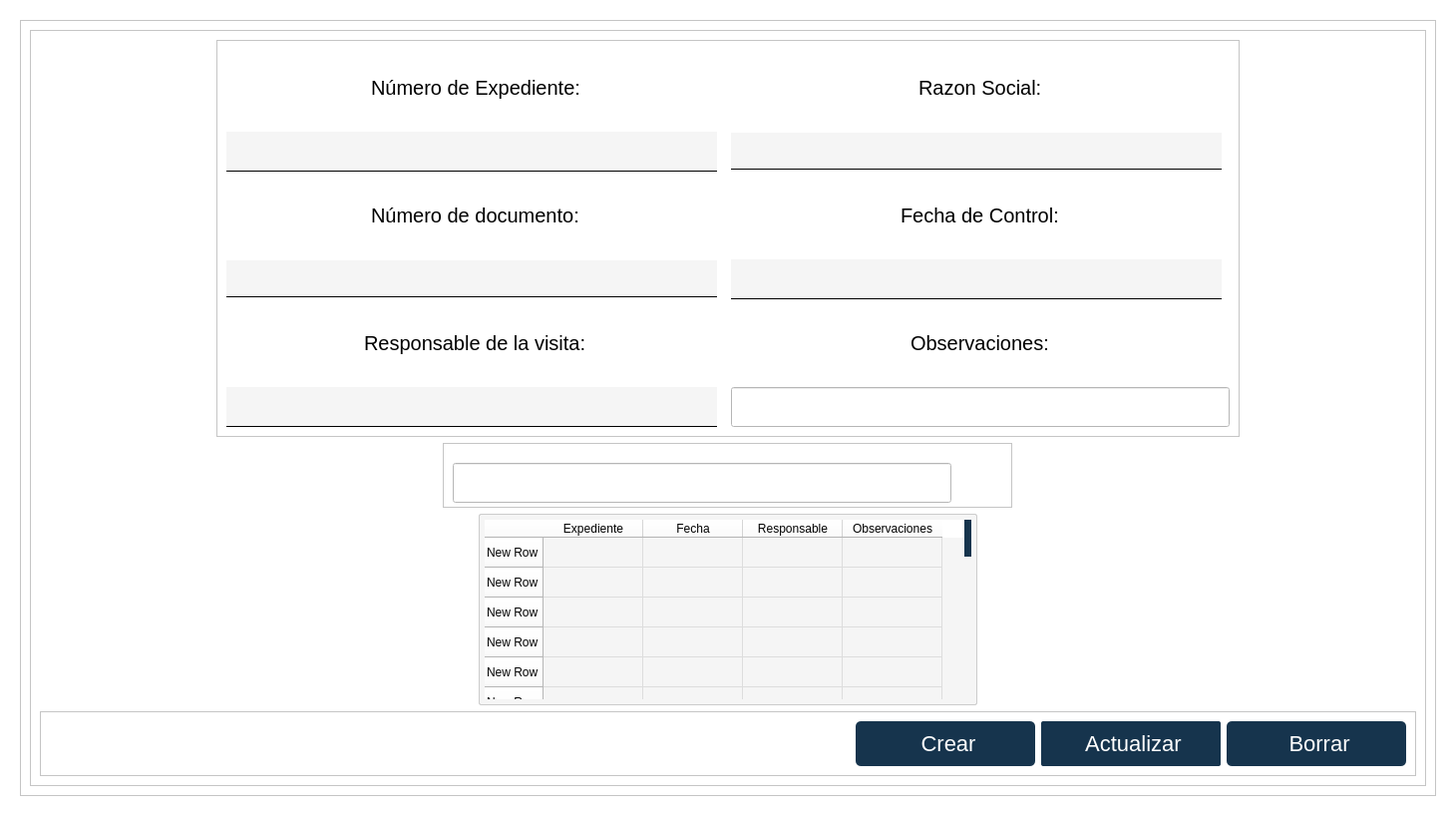
<?xml version="1.0" encoding="UTF-8"?>
<ui version="4.0">
 <class>Form</class>
 <widget class="QWidget" name="Form">
  <property name="geometry">
   <rect>
    <x>0</x>
    <y>0</y>
    <width>1460</width>
    <height>818</height>
   </rect>
  </property>
  <property name="sizePolicy">
   <sizepolicy hsizetype="Fixed" vsizetype="Fixed">
    <horstretch>0</horstretch>
    <verstretch>0</verstretch>
   </sizepolicy>
  </property>
  <property name="minimumSize">
   <size>
    <width>300</width>
    <height>600</height>
   </size>
  </property>
  <property name="windowTitle">
   <string>Navbar</string>
  </property>
  <property name="styleSheet">
   <string notr="true">background-color: rgb(238, 238, 238);
background-color: rgb(255, 255, 255);</string>
  </property>
  <layout class="QHBoxLayout" name="horizontalLayout">
   <item>
    <widget class="QWidget" name="widget" native="true">
     <layout class="QHBoxLayout" name="horizontalLayout_5">
      <item>
       <widget class="QStackedWidget" name="stackedWidget_2">
        <property name="styleSheet">
         <string notr="true">background-color: rgb(255, 255, 255);</string>
        </property>
        <property name="frameShape">
         <enum>QFrame::StyledPanel</enum>
        </property>
        <property name="frameShadow">
         <enum>QFrame::Raised</enum>
        </property>
        <widget class="QWidget" name="stackedWidget_2Page1">
         <layout class="QVBoxLayout" name="verticalLayout">
          <item>
           <widget class="QFrame" name="frame_5">
            <property name="minimumSize">
             <size>
              <width>500</width>
              <height>0</height>
             </size>
            </property>
            <property name="styleSheet">
             <string notr="true"/>
            </property>
            <property name="frameShape">
             <enum>QFrame::StyledPanel</enum>
            </property>
            <property name="frameShadow">
             <enum>QFrame::Raised</enum>
            </property>
            <layout class="QGridLayout" name="gridLayout_3">
             <item row="3" column="0">
              <widget class="QFrame" name="frame_4">
               <property name="sizePolicy">
                <sizepolicy hsizetype="Preferred" vsizetype="Fixed">
                 <horstretch>0</horstretch>
                 <verstretch>0</verstretch>
                </sizepolicy>
               </property>
               <property name="minimumSize">
                <size>
                 <width>0</width>
                 <height>65</height>
                </size>
               </property>
               <property name="frameShape">
                <enum>QFrame::StyledPanel</enum>
               </property>
               <property name="frameShadow">
                <enum>QFrame::Raised</enum>
               </property>
               <layout class="QHBoxLayout" name="horizontalLayout_4">
                <item>
                 <spacer name="horizontalSpacer">
                  <property name="orientation">
                   <enum>Qt::Horizontal</enum>
                  </property>
                  <property name="sizeType">
                   <enum>QSizePolicy::Fixed</enum>
                  </property>
                  <property name="sizeHint" stdset="0">
                   <size>
                    <width>1300</width>
                    <height>20</height>
                   </size>
                  </property>
                 </spacer>
                </item>
                <item alignment="Qt::AlignRight">
                 <widget class="QPushButton" name="BtnCrear">
                  <property name="sizePolicy">
                   <sizepolicy hsizetype="Fixed" vsizetype="Fixed">
                    <horstretch>0</horstretch>
                    <verstretch>0</verstretch>
                   </sizepolicy>
                  </property>
                  <property name="minimumSize">
                   <size>
                    <width>180</width>
                    <height>45</height>
                   </size>
                  </property>
                  <property name="cursor">
                   <cursorShape>PointingHandCursor</cursorShape>
                  </property>
                  <property name="styleSheet">
                   <string notr="true">QPushButton {
    background-color: #16344D; /* Color de fondo */
    border-radius: 5px; /* Bordes redondeados */
    color: white; /* Color del texto */
    padding: 5px 10px; /* Espaciado interno */
    border: none; /* Elimina el borde predeterminado */
    font-size: 22px; /* Tamaño de fuente */
    text-align: center; /* Alinea el texto a la izquierda */
}

QPushButton:hover {
    background-color: #4C6D8C; /* Color de fondo al pasar el mouse */
    box-shadow: 0 0 10px rgba(0, 0, 0, 0.5); /* Sombra al pasar el mouse */
    transform: scale(1.02); /* Ligero aumento al pasar el mouse */
    transition: all 0.3s ease-in-out; /* Transición suave */
}

QPushButton::icon {
    padding-right: 5px; /* Espaciado entre el icono y el texto */
}
</string>
                  </property>
                  <property name="text">
                   <string> Crear</string>
                  </property>
                  <property name="icon">
                   <iconset>
                    <normaloff>../../assets/iconos/anadir.png</normaloff>../../assets/iconos/anadir.png</iconset>
                  </property>
                  <property name="iconSize">
                   <size>
                    <width>24</width>
                    <height>24</height>
                   </size>
                  </property>
                 </widget>
                </item>
                <item alignment="Qt::AlignRight">
                 <widget class="QPushButton" name="BtnActualizar">
                  <property name="sizePolicy">
                   <sizepolicy hsizetype="Fixed" vsizetype="Fixed">
                    <horstretch>0</horstretch>
                    <verstretch>0</verstretch>
                   </sizepolicy>
                  </property>
                  <property name="minimumSize">
                   <size>
                    <width>180</width>
                    <height>45</height>
                   </size>
                  </property>
                  <property name="cursor">
                   <cursorShape>PointingHandCursor</cursorShape>
                  </property>
                  <property name="styleSheet">
                   <string notr="true">QPushButton {
    background-color: #16344D; /* Color de fondo */
    border-radius: 2px; /* Bordes redondeados */
    color: white; /* Color del texto */
    padding: 5px 10px; /* Espaciado interno */
    border: none; /* Elimina el borde predeterminado */
    font-size: 22px; /* Tamaño de fuente */
    text-align: Center; /* Alinea el texto a la izquierda */
}

QPushButton:hover {
    background-color: #525C5E; /* Color de fondo al pasar el mouse */
    box-shadow: 0 0 10px rgba(0, 0, 0, 0.5); /* Sombra al pasar el mouse */
    transform: scale(1.02); /* Ligero aumento al pasar el mouse */
    transition: all 0.3s ease-in-out; /* Transición suave */
}

QPushButton::icon {
    padding-right: 5px; /* Espaciado entre el icono y el texto */
}
</string>
                  </property>
                  <property name="text">
                   <string> Actualizar</string>
                  </property>
                  <property name="icon">
                   <iconset>
                    <normaloff>../../assets/iconos/actualizar-flecha.png</normaloff>../../assets/iconos/actualizar-flecha.png</iconset>
                  </property>
                  <property name="iconSize">
                   <size>
                    <width>24</width>
                    <height>24</height>
                   </size>
                  </property>
                 </widget>
                </item>
                <item alignment="Qt::AlignRight">
                 <widget class="QPushButton" name="BtnBorrar">
                  <property name="sizePolicy">
                   <sizepolicy hsizetype="Fixed" vsizetype="Fixed">
                    <horstretch>0</horstretch>
                    <verstretch>0</verstretch>
                   </sizepolicy>
                  </property>
                  <property name="minimumSize">
                   <size>
                    <width>180</width>
                    <height>45</height>
                   </size>
                  </property>
                  <property name="cursor">
                   <cursorShape>PointingHandCursor</cursorShape>
                  </property>
                  <property name="styleSheet">
                   <string notr="true">QPushButton {
    background-color: #16344D; /* Color de fondo */
    border-radius: 5px; /* Bordes redondeados */
    color: white; /* Color del texto */
    padding: 5px 10px; /* Espaciado interno */
    border: none; /* Elimina el borde predeterminado */
    font-size: 22px; /* Tamaño de fuente */
    text-align: center; /* Alinea el texto a la izquierda */
}

QPushButton:hover {
    background-color: #D32F2F  ; /* Color de fondo al pasar el mouse */
    box-shadow: 0 0 10px rgba(0, 0, 0, 0.5); /* Sombra al pasar el mouse */
    transform: scale(1.02); /* Ligero aumento al pasar el mouse */
    transition: all 0.3s ease-in-out; /* Transición suave */
}

QPushButton::icon {
    padding-right: 5px; /* Espaciado entre el icono y el texto */
}
</string>
                  </property>
                  <property name="text">
                   <string> Borrar</string>
                  </property>
                  <property name="icon">
                   <iconset>
                    <normaloff>../../assets/iconos/borrar.png</normaloff>../../assets/iconos/borrar.png</iconset>
                  </property>
                  <property name="iconSize">
                   <size>
                    <width>28</width>
                    <height>28</height>
                   </size>
                  </property>
                 </widget>
                </item>
               </layout>
              </widget>
             </item>
             <item row="1" column="0" alignment="Qt::AlignHCenter">
              <widget class="QFrame" name="frame_3">
               <property name="sizePolicy">
                <sizepolicy hsizetype="Preferred" vsizetype="Fixed">
                 <horstretch>0</horstretch>
                 <verstretch>0</verstretch>
                </sizepolicy>
               </property>
               <property name="minimumSize">
                <size>
                 <width>250</width>
                 <height>50</height>
                </size>
               </property>
               <property name="styleSheet">
                <string notr="true">background-color: rgb(255, 255, 255);</string>
               </property>
               <property name="frameShape">
                <enum>QFrame::StyledPanel</enum>
               </property>
               <property name="frameShadow">
                <enum>QFrame::Raised</enum>
               </property>
               <layout class="QHBoxLayout" name="horizontalLayout_2">
                <item>
                 <widget class="QLineEdit" name="Linebuscador">
                  <property name="sizePolicy">
                   <sizepolicy hsizetype="Fixed" vsizetype="Fixed">
                    <horstretch>0</horstretch>
                    <verstretch>0</verstretch>
                   </sizepolicy>
                  </property>
                  <property name="minimumSize">
                   <size>
                    <width>500</width>
                    <height>40</height>
                   </size>
                  </property>
                  <property name="maximumSize">
                   <size>
                    <width>300</width>
                    <height>25</height>
                   </size>
                  </property>
                  <property name="styleSheet">
                   <string notr="true">QLineEdit {

    background-color: #f5f5f5; /* Gris más claro cuando se escribe */
    border: none; /* Sin bordes generales */
    border-bottom: 1px solid #000000; /* Solo borde inferior inicial */
    border-radius: 4px; /* Sin bordes redondeados */
    padding: 5px; /* Espaciado interno */
    font: 18px;
QLineEdit {

    background-color: #f5f5f5; /* Gris más claro cuando se escribe */
    border: none; /* Sin bordes generales */
    border-bottom: 1px solid #000000; /* Solo borde inferior inicial */
    border-radius: 0px; /* Sin bordes redondeados */
    padding: 5px; /* Espaciado interno */
    font: 10px;

	margin-right: 8px; /* Margen a la derecha de 10px */
}

/* Al pasar el mouse, se agregan los bordes izquierdo y derecho */
QLineEdit:hover {
    border-bottom: 2px solid #16344D; /* Mantiene el borde inferior */
}

/* Al hacer clic (foco), se mantiene igual que el hover */
QLineEdit:focus {
    border-bottom: 2px solid #16344D;
    background-color: #e0e0e0; /* Gris más claro cuando se escribe */
    box-shadow: 0 0 5px rgba(0, 0, 0, 0.3); /* Sombra opcional al activar */
}

}

/* Al pasar el mouse, se agregan los bordes izquierdo y derecho */
QLineEdit:hover {
    border-bottom: 2px solid #16344D; /* Mantiene el borde inferior */
}

/* Al hacer clic (foco), se mantiene igual que el hover */
QLineEdit:focus {
    border-bottom: 2px solid #16344D;
    background-color: #e0e0e0; /* Gris más claro cuando se escribe */
    box-shadow: 0 0 5px rgba(0, 0, 0, 0.3); /* Sombra opcional al activar */
}
</string>
                  </property>
                 </widget>
                </item>
                <item>
                 <widget class="QToolButton" name="toolButton_2">
                  <property name="minimumSize">
                   <size>
                    <width>45</width>
                    <height>45</height>
                   </size>
                  </property>
                  <property name="maximumSize">
                   <size>
                    <width>30</width>
                    <height>30</height>
                   </size>
                  </property>
                  <property name="styleSheet">
                   <string notr="true">border:none;</string>
                  </property>
                  <property name="text">
                   <string/>
                  </property>
                  <property name="icon">
                   <iconset>
                    <normaloff>../../assets/iconos/people.png</normaloff>../../assets/iconos/people.png</iconset>
                  </property>
                  <property name="iconSize">
                   <size>
                    <width>32</width>
                    <height>32</height>
                   </size>
                  </property>
                  <property name="toolButtonStyle">
                   <enum>Qt::ToolButtonTextBesideIcon</enum>
                  </property>
                 </widget>
                </item>
               </layout>
              </widget>
             </item>
             <item row="0" column="0" alignment="Qt::AlignHCenter">
              <widget class="QFrame" name="frame_6">
               <property name="styleSheet">
                <string notr="true"/>
               </property>
               <property name="frameShape">
                <enum>QFrame::StyledPanel</enum>
               </property>
               <property name="frameShadow">
                <enum>QFrame::Raised</enum>
               </property>
               <layout class="QGridLayout" name="gridLayout">
                <item row="3" column="0" alignment="Qt::AlignHCenter">
                 <widget class="QLabel" name="label_6">
                  <property name="styleSheet">
                   <string notr="true">border:none;
font:20px;</string>
                  </property>
                  <property name="text">
                   <string>Número de documento:</string>
                  </property>
                 </widget>
                </item>
                <item row="6" column="1">
                 <widget class="QLineEdit" name="LineObservaciones">
                  <property name="sizePolicy">
                   <sizepolicy hsizetype="Preferred" vsizetype="Fixed">
                    <horstretch>0</horstretch>
                    <verstretch>0</verstretch>
                   </sizepolicy>
                  </property>
                  <property name="minimumSize">
                   <size>
                    <width>500</width>
                    <height>40</height>
                   </size>
                  </property>
                  <property name="styleSheet">
                   <string notr="true">QLineEdit {

    background-color: #f5f5f5; /* Gris más claro cuando se escribe */
    border: none; /* Sin bordes generales */
    border-bottom: 1px solid #000000; /* Solo borde inferior inicial */
    border-radius: 0px; /* Sin bordes redondeados */
    padding: 5px; /* Espaciado interno */
    font: 20px;
QLineEdit {

    background-color: #f5f5f5; /* Gris más claro cuando se escribe */
    border: none; /* Sin bordes generales */
    border-bottom: 1px solid #000000; /* Solo borde inferior inicial */
    border-radius: 0px; /* Sin bordes redondeados */
    padding: 5px; /* Espaciado interno */
    font: 10px;

	margin-right: 8px; /* Margen a la derecha de 10px */
}

/* Al pasar el mouse, se agregan los bordes izquierdo y derecho */
QLineEdit:hover {
    border-bottom: 2px solid #16344D; /* Mantiene el borde inferior */
}

/* Al hacer clic (foco), se mantiene igual que el hover */
QLineEdit:focus {
    border-bottom: 2px solid #16344D;
    background-color: #e0e0e0; /* Gris más claro cuando se escribe */
    box-shadow: 0 0 5px rgba(0, 0, 0, 0.3); /* Sombra opcional al activar */
}

}

/* Al pasar el mouse, se agregan los bordes izquierdo y derecho */
QLineEdit:hover {
    border-bottom: 2px solid #16344D; /* Mantiene el borde inferior */
}

/* Al hacer clic (foco), se mantiene igual que el hover */
QLineEdit:focus {
    border-bottom: 2px solid #16344D;
    background-color: #e0e0e0; /* Gris más claro cuando se escribe */
    box-shadow: 0 0 5px rgba(0, 0, 0, 0.3); /* Sombra opcional al activar */
}
</string>
                  </property>
                 </widget>
                </item>
                <item row="0" column="0" alignment="Qt::AlignHCenter">
                 <widget class="QLabel" name="label">
                  <property name="styleSheet">
                   <string notr="true">border:none;
font:20px;</string>
                  </property>
                  <property name="text">
                   <string>Número de Expediente:</string>
                  </property>
                 </widget>
                </item>
                <item row="5" column="0" alignment="Qt::AlignHCenter">
                 <widget class="QLabel" name="label_3">
                  <property name="styleSheet">
                   <string notr="true">border:none;
font:20px;</string>
                  </property>
                  <property name="text">
                   <string>Responsable de la visita:</string>
                  </property>
                 </widget>
                </item>
                <item row="4" column="0">
                 <widget class="QLineEdit" name="LineNumeroDoc">
                  <property name="styleSheet">
                   <string notr="true">QLineEdit {
    background-color: #f5f5f5; /* Fondo gris claro */
    border: none; /* Sin bordes generales */
    border-bottom: 1px solid #000000; /* Solo borde inferior */
    border-radius: 0px; /* Sin bordes redondeados */
    padding: 5px; /* Espaciado interno */
    font-size: 20px; /* Tamaño de fuente */
    margin-right: 8px; /* Margen derecho */
    text-align: center; /* Iniciar centrado */
}

/* Cambia el estilo cuando el cursor pasa por encima */
QLineEdit:hover {
    border-bottom: 2px solid #16344D; /* Resalta el borde inferior */
}

/* Cambia el estilo cuando está enfocado */
QLineEdit:focus {
    border-bottom: 2px solid #16344D;
    background-color: #e0e0e0; /* Fondo más claro */
    box-shadow: 0 0 5px rgba(0, 0, 0, 0.3); /* Efecto de sombra */
}
</string>
                  </property>
                 </widget>
                </item>
                <item row="6" column="0">
                 <widget class="QLineEdit" name="LineResponsableVisita">
                  <property name="sizePolicy">
                   <sizepolicy hsizetype="Preferred" vsizetype="Fixed">
                    <horstretch>0</horstretch>
                    <verstretch>0</verstretch>
                   </sizepolicy>
                  </property>
                  <property name="minimumSize">
                   <size>
                    <width>500</width>
                    <height>40</height>
                   </size>
                  </property>
                  <property name="styleSheet">
                   <string notr="true">QLineEdit {
    background-color: #f5f5f5; /* Fondo gris claro */
    border: none; /* Sin bordes generales */
    border-bottom: 1px solid #000000; /* Solo borde inferior */
    border-radius: 0px; /* Sin bordes redondeados */
    padding: 5px; /* Espaciado interno */
    font-size: 20px; /* Tamaño de fuente */
    margin-right: 8px; /* Margen derecho */
    text-align: center; /* Iniciar centrado */
}

/* Cambia el estilo cuando el cursor pasa por encima */
QLineEdit:hover {
    border-bottom: 2px solid #16344D; /* Resalta el borde inferior */
}

/* Cambia el estilo cuando está enfocado */
QLineEdit:focus {
    border-bottom: 2px solid #16344D;
    background-color: #e0e0e0; /* Fondo más claro */
    box-shadow: 0 0 5px rgba(0, 0, 0, 0.3); /* Efecto de sombra */
}
</string>
                  </property>
                 </widget>
                </item>
                <item row="5" column="1" alignment="Qt::AlignHCenter">
                 <widget class="QLabel" name="label_4">
                  <property name="styleSheet">
                   <string notr="true">border:none;
font:20px;</string>
                  </property>
                  <property name="text">
                   <string>Observaciones:</string>
                  </property>
                 </widget>
                </item>
                <item row="3" column="1" alignment="Qt::AlignHCenter">
                 <widget class="QLabel" name="label_2">
                  <property name="styleSheet">
                   <string notr="true">border:none;
font:20px;</string>
                  </property>
                  <property name="text">
                   <string>Fecha de Control:</string>
                  </property>
                 </widget>
                </item>
                <item row="1" column="0">
                 <widget class="QLineEdit" name="LineNumeroExpediente">
                  <property name="sizePolicy">
                   <sizepolicy hsizetype="Preferred" vsizetype="Fixed">
                    <horstretch>0</horstretch>
                    <verstretch>0</verstretch>
                   </sizepolicy>
                  </property>
                  <property name="minimumSize">
                   <size>
                    <width>500</width>
                    <height>40</height>
                   </size>
                  </property>
                  <property name="styleSheet">
                   <string notr="true">QLineEdit {
    background-color: #f5f5f5; /* Fondo gris claro */
    border: none; /* Sin bordes generales */
    border-bottom: 1px solid #000000; /* Solo borde inferior */
    border-radius: 0px; /* Sin bordes redondeados */
    padding: 5px; /* Espaciado interno */
    font-size: 20px; /* Tamaño de fuente */
    margin-right: 8px; /* Margen derecho */
    text-align: center; /* Iniciar centrado */
}

/* Cambia el estilo cuando el cursor pasa por encima */
QLineEdit:hover {
    border-bottom: 2px solid #16344D; /* Resalta el borde inferior */
}

/* Cambia el estilo cuando está enfocado */
QLineEdit:focus {
    border-bottom: 2px solid #16344D;
    background-color: #e0e0e0; /* Fondo más claro */
    box-shadow: 0 0 5px rgba(0, 0, 0, 0.3); /* Efecto de sombra */
}
</string>
                  </property>
                 </widget>
                </item>
                <item row="4" column="1">
                 <widget class="QLineEdit" name="LineFechaControl">
                  <property name="sizePolicy">
                   <sizepolicy hsizetype="Preferred" vsizetype="Fixed">
                    <horstretch>0</horstretch>
                    <verstretch>0</verstretch>
                   </sizepolicy>
                  </property>
                  <property name="minimumSize">
                   <size>
                    <width>500</width>
                    <height>40</height>
                   </size>
                  </property>
                  <property name="styleSheet">
                   <string notr="true">QLineEdit {
    background-color: #f5f5f5; /* Fondo gris claro */
    border: none; /* Sin bordes generales */
    border-bottom: 1px solid #000000; /* Solo borde inferior */
    border-radius: 0px; /* Sin bordes redondeados */
    padding: 5px; /* Espaciado interno */
    font-size: 20px; /* Tamaño de fuente */
    margin-right: 8px; /* Margen derecho */
    text-align: center; /* Iniciar centrado */
}

/* Cambia el estilo cuando el cursor pasa por encima */
QLineEdit:hover {
    border-bottom: 2px solid #16344D; /* Resalta el borde inferior */
}

/* Cambia el estilo cuando está enfocado */
QLineEdit:focus {
    border-bottom: 2px solid #16344D;
    background-color: #e0e0e0; /* Fondo más claro */
    box-shadow: 0 0 5px rgba(0, 0, 0, 0.3); /* Efecto de sombra */
}
</string>
                  </property>
                  <property name="text">
                   <string/>
                  </property>
                 </widget>
                </item>
                <item row="0" column="1" alignment="Qt::AlignHCenter">
                 <widget class="QLabel" name="label_5">
                  <property name="styleSheet">
                   <string notr="true">border:none;
font:20px;</string>
                  </property>
                  <property name="text">
                   <string>Razon Social:</string>
                  </property>
                 </widget>
                </item>
                <item row="1" column="1">
                 <widget class="QLineEdit" name="LineRazonSocial">
                  <property name="styleSheet">
                   <string notr="true">QLineEdit {
    background-color: #f5f5f5; /* Fondo gris claro */
    border: none; /* Sin bordes generales */
    border-bottom: 1px solid #000000; /* Solo borde inferior */
    border-radius: 0px; /* Sin bordes redondeados */
    padding: 5px; /* Espaciado interno */
    font-size: 20px; /* Tamaño de fuente */
    margin-right: 8px; /* Margen derecho */
    text-align: center; /* Iniciar centrado */
}

/* Cambia el estilo cuando el cursor pasa por encima */
QLineEdit:hover {
    border-bottom: 2px solid #16344D; /* Resalta el borde inferior */
}

/* Cambia el estilo cuando está enfocado */
QLineEdit:focus {
    border-bottom: 2px solid #16344D;
    background-color: #e0e0e0; /* Fondo más claro */
    box-shadow: 0 0 5px rgba(0, 0, 0, 0.3); /* Efecto de sombra */
}
</string>
                  </property>
                 </widget>
                </item>
               </layout>
              </widget>
             </item>
             <item row="2" column="0" alignment="Qt::AlignHCenter">
              <widget class="QTableWidget" name="TablaMonitoreo">
               <property name="sizePolicy">
                <sizepolicy hsizetype="Fixed" vsizetype="Fixed">
                 <horstretch>0</horstretch>
                 <verstretch>0</verstretch>
                </sizepolicy>
               </property>
               <property name="minimumSize">
                <size>
                 <width>500</width>
                 <height>150</height>
                </size>
               </property>
               <property name="styleSheet">
                <string notr="true">QTableWidget {
    background-color: #f5f5f5; /* Fondo gris claro */
    border: 1px solid #CCCCCC; /* Borde suave */
    border-radius: 2px; /* Bordes redondeados */
    font-size: 18px; /* Tamaño de fuente */
    padding: 5px; /* Espaciado interno */
    gridline-color: #DDDDDD; /* Color de las líneas de la cuadrícula */
}

QTableWidget::item {
    padding: 5px; /* Espaciado de las celdas */
    border-radius: 2px; /* Bordes redondeados en las celdas */
}

QTableWidget::item:hover {
    background-color: #f0f0f0; /* Fondo claro al pasar el mouse */
    color: #16344D; /* Texto azul al pasar el mouse */
}

/* Barra de desplazamiento vertical y horizontal */
QScrollBar:vertical, QScrollBar:horizontal {
	
    border-radius: 15px; /* Bordes redondeados */
    background-color: #f5f5f5; /* Fondo gris claro */
    width: 7px; /* Ancho de la barra vertical */
    height: 7px; /* Alto de la barra horizontal */
}

/* Manejador de la barra de desplazamiento (el &quot;handle&quot;) */
QScrollBar::handle:vertical, QScrollBar::handle:horizontal {
    background-color: #16344D; /* Barra de desplazamiento en azul */
    border-radius: 15px; /* Bordes redondeados */
    min-height: 10px; /* Tamaño mínimo de la barra de desplazamiento vertical */
    min-width: 10px; /* Tamaño mínimo de la barra de desplazamiento horizontal */
}

/* Efecto cuando el mouse pasa por encima del manejador */
QScrollBar::handle:vertical:hover, QScrollBar::handle:horizontal:hover {
    background-color: #1A4567; /* Fondo más oscuro al pasar el mouse */
}

/* Líneas de los botones de desplazamiento (arriba/abajo o izquierda/derecha) */
QScrollBar::add-line:vertical, QScrollBar::sub-line:vertical,
QScrollBar::add-line:horizontal, QScrollBar::sub-line:horizontal {
    background: none; /* Quitar los botones de desplazamiento */
}

/* Flechas de los botones de desplazamiento */
QScrollBar::up-arrow:vertical, QScrollBar::down-arrow:vertical,
QScrollBar::left-arrow:horizontal, QScrollBar::right-arrow:horizontal {
    background: none; /* Quitar las flechas */
}
</string>
               </property>
               <row>
                <property name="text">
                 <string>New Row</string>
                </property>
               </row>
               <row>
                <property name="text">
                 <string>New Row</string>
                </property>
               </row>
               <row>
                <property name="text">
                 <string>New Row</string>
                </property>
               </row>
               <row>
                <property name="text">
                 <string>New Row</string>
                </property>
               </row>
               <row>
                <property name="text">
                 <string>New Row</string>
                </property>
               </row>
               <row>
                <property name="text">
                 <string>New Row</string>
                </property>
               </row>
               <row>
                <property name="text">
                 <string>New Row</string>
                </property>
               </row>
               <row>
                <property name="text">
                 <string>New Row</string>
                </property>
               </row>
               <row>
                <property name="text">
                 <string>New Row</string>
                </property>
               </row>
               <row>
                <property name="text">
                 <string>New Row</string>
                </property>
               </row>
               <row>
                <property name="text">
                 <string>New Row</string>
                </property>
               </row>
               <row>
                <property name="text">
                 <string>New Row</string>
                </property>
               </row>
               <row>
                <property name="text">
                 <string>New Row</string>
                </property>
               </row>
               <row>
                <property name="text">
                 <string>New Row</string>
                </property>
               </row>
               <row>
                <property name="text">
                 <string>New Row</string>
                </property>
               </row>
               <row>
                <property name="text">
                 <string>New Row</string>
                </property>
               </row>
               <row>
                <property name="text">
                 <string>New Row</string>
                </property>
               </row>
               <row>
                <property name="text">
                 <string>New Row</string>
                </property>
               </row>
               <row>
                <property name="text">
                 <string>New Row</string>
                </property>
               </row>
               <row>
                <property name="text">
                 <string>New Row</string>
                </property>
               </row>
               <row>
                <property name="text">
                 <string>New Row</string>
                </property>
               </row>
               <row>
                <property name="text">
                 <string>New Row</string>
                </property>
               </row>
               <row>
                <property name="text">
                 <string>New Row</string>
                </property>
               </row>
               <row>
                <property name="text">
                 <string>New Row</string>
                </property>
               </row>
               <column>
                <property name="text">
                 <string>Expediente</string>
                </property>
               </column>
               <column>
                <property name="text">
                 <string>Fecha</string>
                </property>
               </column>
               <column>
                <property name="text">
                 <string>Responsable</string>
                </property>
               </column>
               <column>
                <property name="text">
                 <string>Observaciones</string>
                </property>
               </column>
              </widget>
             </item>
            </layout>
           </widget>
          </item>
         </layout>
        </widget>
       </widget>
      </item>
     </layout>
    </widget>
   </item>
  </layout>
 </widget>
 <resources/>
 <connections/>
</ui>
